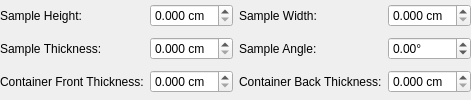
            <widget class="QWidget" name="pgAbsCorFlatPlate">
             <layout class="QGridLayout" name="loFlatPlate">
              <property name="leftMargin">
               <number>0</number>
              </property>
              <property name="topMargin">
               <number>0</number>
              </property>
              <property name="rightMargin">
               <number>0</number>
              </property>
              <property name="bottomMargin">
               <number>0</number>
              </property>
              <item row="3" column="3">
               <widget class="QDoubleSpinBox" name="spFlatCanBackThickness">
                <property name="enabled">
                 <bool>true</bool>
                </property>
                <property name="suffix">
                 <string> cm</string>
                </property>
                <property name="decimals">
                 <number>3</number>
                </property>
                <property name="singleStep">
                 <double>0.100000000000000</double>
                </property>
               </widget>
              </item>
              <item row="2" column="1">
               <widget class="QDoubleSpinBox" name="spFlatSampleThickness">
                <property name="suffix">
                 <string> cm</string>
                </property>
                <property name="decimals">
                 <number>3</number>
                </property>
                <property name="singleStep">
                 <double>0.100000000000000</double>
                </property>
               </widget>
              </item>
              <item row="3" column="0">
               <widget class="QLabel" name="lbFlatCanFrontThickness">
                <property name="enabled">
                 <bool>true</bool>
                </property>
                <property name="text">
                 <string>Container Front Thickness:</string>
                </property>
               </widget>
              </item>
              <item row="2" column="2">
               <widget class="QLabel" name="lbFlatSampleAngle">
                <property name="text">
                 <string>Sample Angle:</string>
                </property>
               </widget>
              </item>
              <item row="3" column="2">
               <widget class="QLabel" name="lbFlatCanBackThickness">
                <property name="enabled">
                 <bool>true</bool>
                </property>
                <property name="text">
                 <string>Container Back Thickness:</string>
                </property>
               </widget>
              </item>
              <item row="1" column="0">
               <widget class="QLabel" name="lbFlatSampleHeight">
                <property name="text">
                 <string>Sample Height:</string>
                </property>
               </widget>
              </item>
              <item row="2" column="3">
               <widget class="QDoubleSpinBox" name="spFlatSampleAngle">
                <property name="suffix">
                 <string>°</string>
                </property>
                <property name="minimum">
                 <double>-180.000000000000000</double>
                </property>
                <property name="maximum">
                 <double>180.000000000000000</double>
                </property>
               </widget>
              </item>
              <item row="1" column="2">
               <widget class="QLabel" name="lbFlatSampleWidth">
                <property name="text">
                 <string>Sample Width:</string>
                </property>
               </widget>
              </item>
              <item row="1" column="1">
               <widget class="QDoubleSpinBox" name="spFlatSampleHeight">
                <property name="suffix">
                 <string> cm</string>
                </property>
                <property name="decimals">
                 <number>3</number>
                </property>
                <property name="singleStep">
                 <double>0.100000000000000</double>
                </property>
               </widget>
              </item>
              <item row="1" column="3">
               <widget class="QDoubleSpinBox" name="spFlatSampleWidth">
                <property name="suffix">
                 <string> cm</string>
                </property>
                <property name="decimals">
                 <number>3</number>
                </property>
                <property name="singleStep">
                 <double>0.100000000000000</double>
                </property>
               </widget>
              </item>
              <item row="2" column="0">
               <widget class="QLabel" name="lbFlatSampleThickness">
                <property name="text">
                 <string>Sample Thickness:</string>
                </property>
               </widget>
              </item>
              <item row="3" column="1">
               <widget class="QDoubleSpinBox" name="spFlatCanFrontThickness">
                <property name="enabled">
                 <bool>true</bool>
                </property>
                <property name="suffix">
                 <string> cm</string>
                </property>
                <property name="decimals">
                 <number>3</number>
                </property>
                <property name="singleStep">
                 <double>0.100000000000000</double>
                </property>
               </widget>
              </item>
             </layout>
            </widget>
